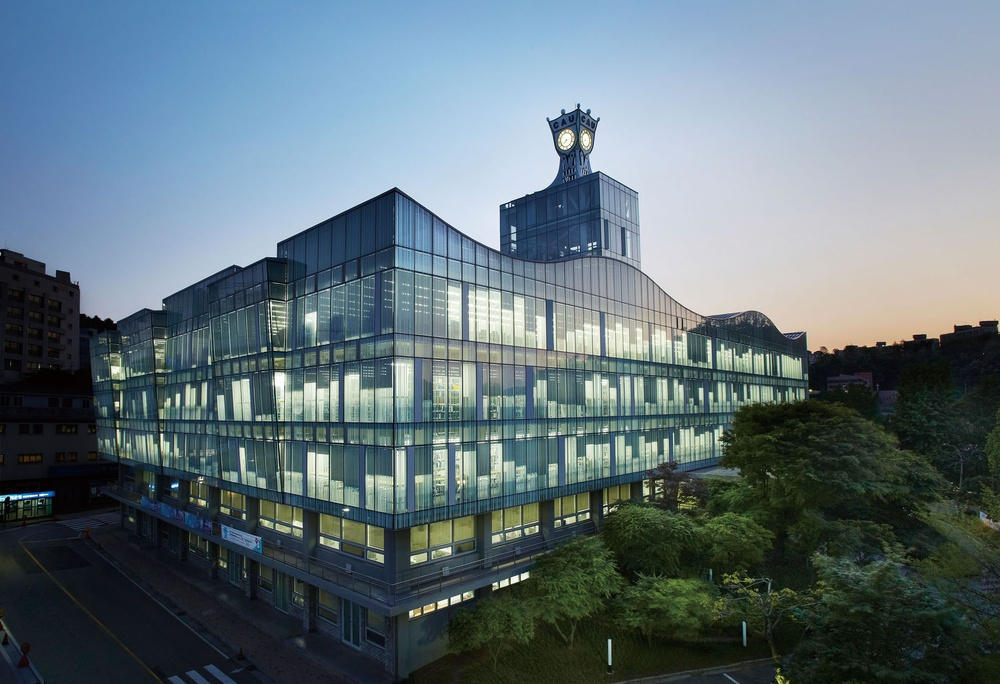
#> input picture cau.jpg, 1000 x 684 px, shrunk from 1968 x 1347 before the run
$ jupyter execute Convolution.ipynb
#> lines starting #> are read from the running program, lines starting #| are printed output that depends on the picture
This script demonstrates the Convolution

Name : So-Jeong An

Github Link : https://github.com/SojeongAn/Assignment05

[cell 1]
import matplotlib.pyplot as plt
import numpy as np
from scipy import signal
from skimage import io, color
from skimage import exposure

file_image	= 'cau.jpg'

im_color 	= io.imread(file_image)
#> im_color is the input picture: shape (684, 1000, 3); mean R, G, B 98.2, 114.7, 122.3
im_gray  	= color.rgb2gray(im_color)
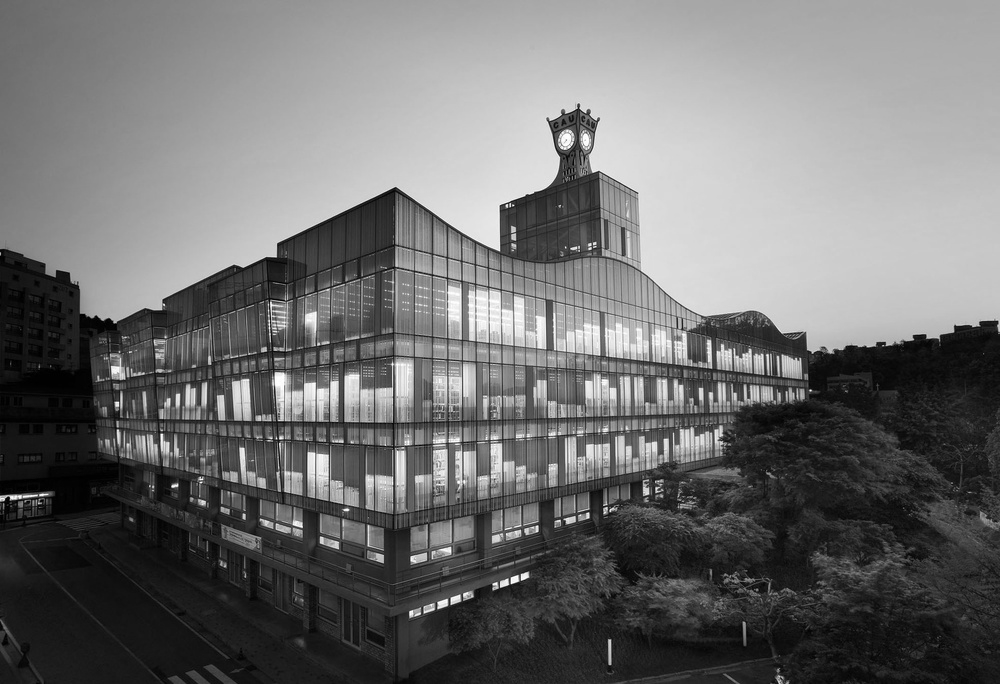
#> im_gray: shape (684, 1000) float64; min 0, max 0.999, mean 0.438

ker 		= np.array([[0,0,0],[0,1,0],[0,0,0]])
im_conv		= signal.convolve2d(im_gray, ker, boundary='symm', mode='same')

p1 = plt.subplot(2,2,1)
p1.set_title('color image')
plt.imshow(im_color)
plt.axis('off')

p2 = plt.subplot(2,2,2)
p2.set_title('gray image')
plt.imshow(im_gray, cmap='gray')
plt.axis('off')

p3 = plt.subplot(2,2,3)
p3.set_title('convolution kernel')
plt.imshow(ker, cmap='gray')
plt.axis('off')

p4 = plt.subplot(2,2,4)
p4.set_title('convolution result')
plt.imshow(im_conv, cmap='gray')
plt.axis('off')

plt.show()
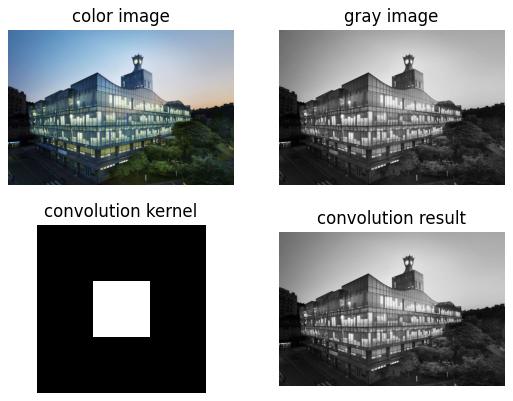
#> figure drawn by matplotlib, 4 panels

# Computing the magnitude of the gradient: $f(x)= \sqrt{(vec1-vec2)^2}$

[cell 2]
def computeMagnitude(vec1,vec2):
    return np.sqrt(vec1**2 + vec2**2)

# Computing the direction of the gradient: $\tan^{-1}(x)$

[cell 3]
def computeDirection(vec1,vec2):
    return np.arctan(vec2/vec1)

# derivation in x-direction

[cell 4]
kernelX = np.array([[2,2,1],[0,1,1],[1,1,0]]) #Declare kernelX
derivativeX= signal.convolve2d(im_gray, kernelX, boundary='symm', mode='same') #Convolve

p1 = plt.subplot(2,2,1)
p1.set_title('kernelX')
plt.imshow(kernelX, cmap='gray')
plt.axis('off')

p2 = plt.subplot(2,2,2)
p2.set_title('kernelX result')
plt.imshow(derivativeX, cmap='gray')
plt.axis('off')
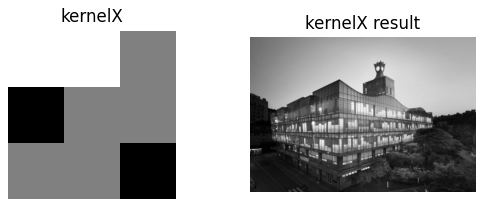
#> figure drawn by matplotlib, 2 panels

# derivation in y-direction

[cell 5]
kernelY = np.array([[-1,0,0],[0,0,-1],[0,-1,0]]) #Declare kernelY
derivativeY= signal.convolve2d(im_gray, kernelY, boundary='symm', mode='same') #Convolve
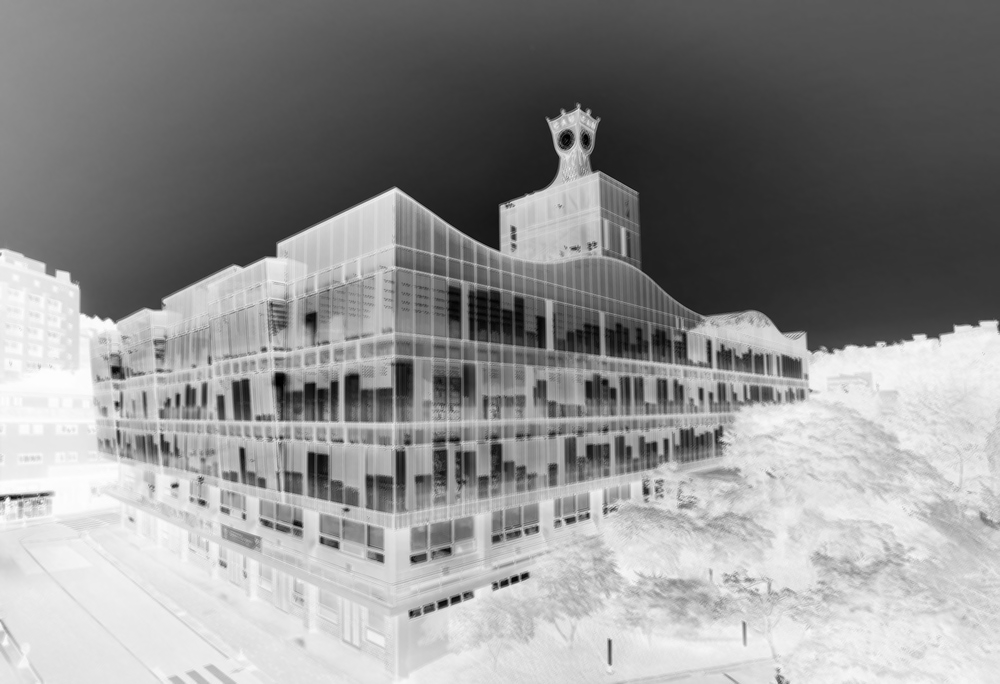
#> derivativeY: shape (684, 1000) float64; min -2.99, max -0.0042, mean -1.31; drawn with min black and max white

p1 = plt.subplot(2,2,1)
p1.set_title('kernelY')
plt.imshow(kernelY, cmap='gray')
plt.axis('off')

p2 = plt.subplot(2,2,2)
p2.set_title('kernelY result')
plt.imshow(derivativeY, cmap='gray')
plt.axis('off')
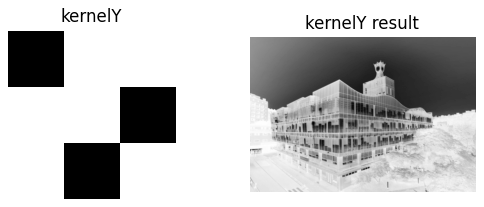
#> figure drawn by matplotlib, 2 panels

# Absolute value of gradient

[cell 6]
gradient=computeMagnitude(derivativeX,derivativeY) #Compute magnitude
plt.imshow(gradient, cmap='gray')
plt.axis('off')

# Direction of gradient

[cell 7]
gradient2=computeDirection(derivativeX,derivativeY) #Compute direction
#> in computeDirection, `return np.arctan(vec2/vec1)`:
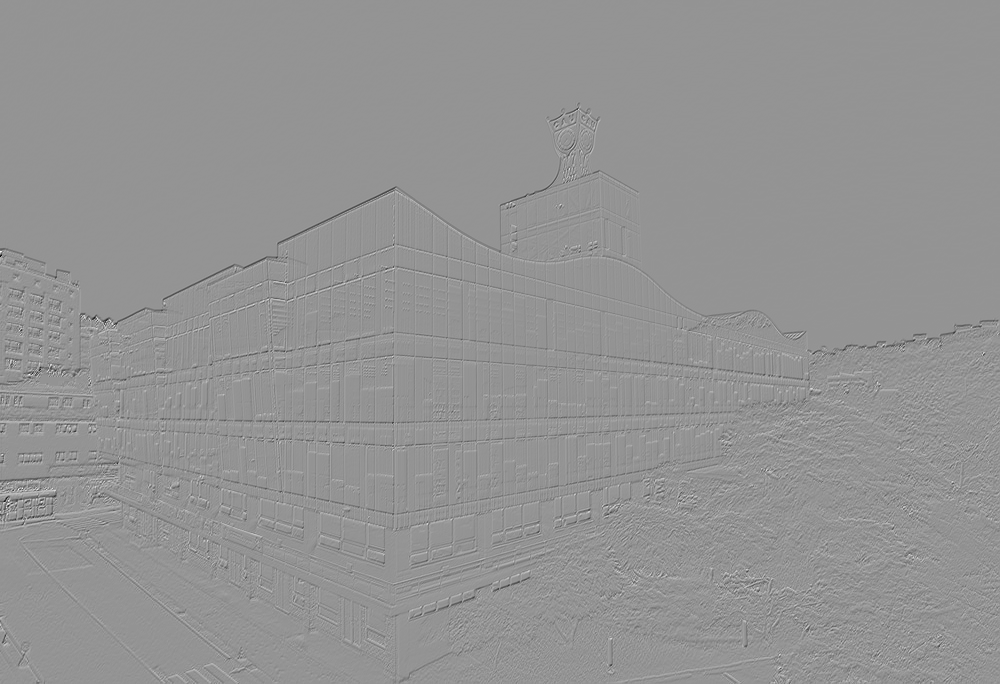
#> returned value: shape (684, 1000) float64; min -0.683, max -0.0609, mean -0.322; drawn with min black and max white
plt.imshow(gradient2, cmap='gray')
plt.axis('off')

[cell 8]
plt.imshow(gradient2, cmap='hsv')
plt.axis('off')

# Smoothing kernel

[cell 9]
smoothKernel = np.array([[1/3,1/3,1/3],[1/3,1/3,1/3],[1/3,1/3,1/3]])
smooth= signal.convolve2d(im_gray, smoothKernel, boundary='symm', mode='same')

p1 = plt.subplot(1,2,1)
p1.set_title('smoothKernel')
plt.imshow(kernelY, cmap='gray')
plt.axis('off')

p2 = plt.subplot(1,2,2)
p2.set_title('kernelX result')
plt.imshow(smooth, cmap='gray')
plt.axis('off')
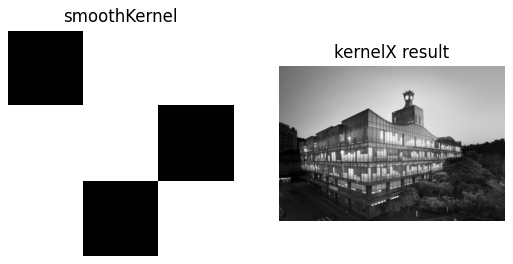
#> figure drawn by matplotlib, 2 panels

[cell 10]
plt.imshow(smooth, cmap='hsv') #Snooth Color image
plt.axis('off')

# Convolve another mode

[cell 11]
scaryKernel = np.array([[255,255, 0],[255,255, 0],[255,255, 0]]) #Make Scary image
scaryImage= signal.convolve2d(im_gray, scaryKernel, boundary='symm', mode='same')
plt.imshow(scaryImage)
plt.axis('off')
